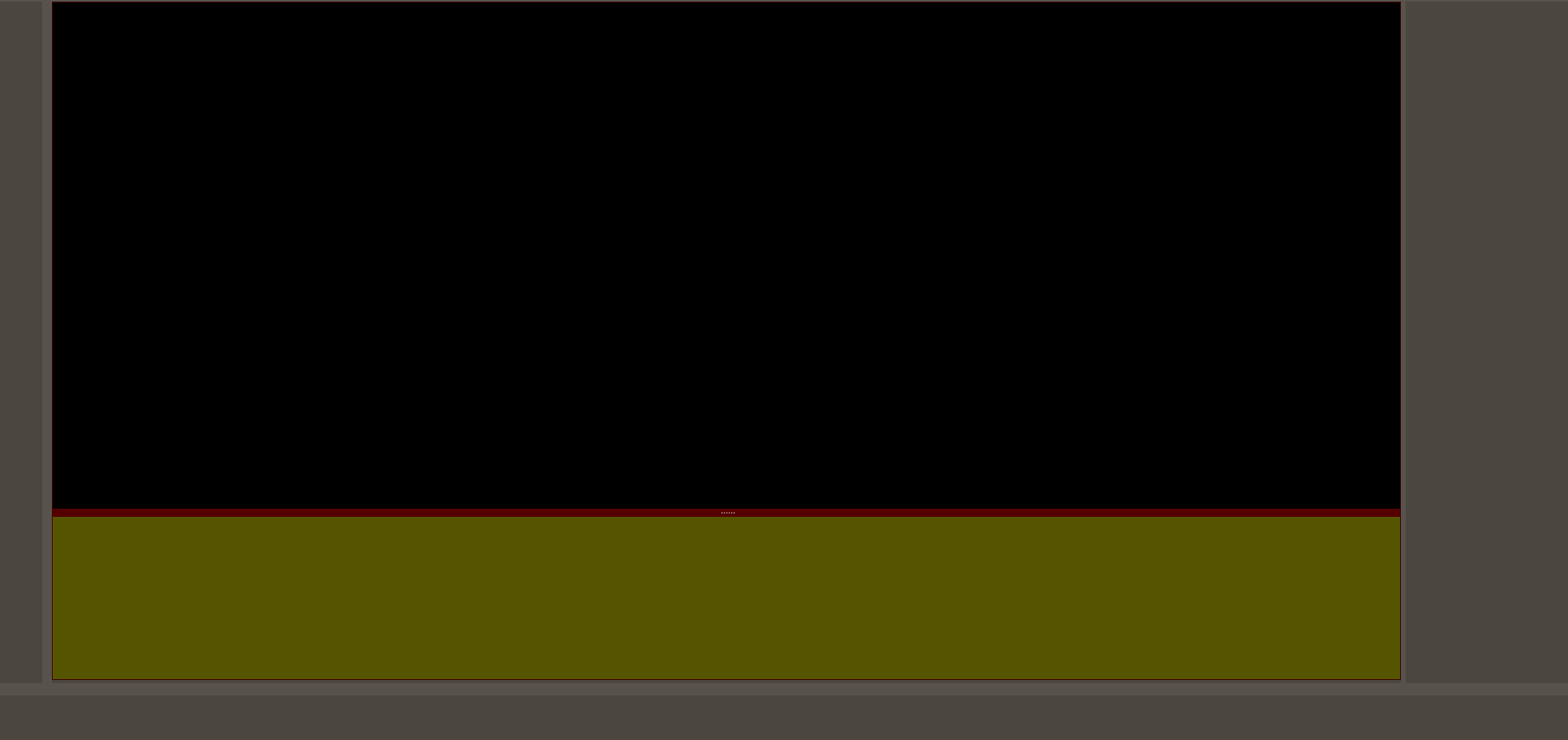
<?xml version="1.0" encoding="UTF-8"?>
<ui version="4.0">
 <author>Pho Hale</author>
 <class>RootWidget</class>
 <widget class="QWidget" name="RootWidget">
  <property name="geometry">
   <rect>
    <x>0</x>
    <y>0</y>
    <width>1933</width>
    <height>912</height>
   </rect>
  </property>
  <property name="windowTitle">
   <string>Spike 3D Raster Window</string>
  </property>
  <property name="windowIcon">
   <iconset resource="../../../Resources/GuiResources.qrc">
    <normaloff>:/Icons/Icons/SpikeRaster3DIcon.ico</normaloff>:/Icons/Icons/SpikeRaster3DIcon.ico</iconset>
  </property>
  <property name="styleSheet">
   <string notr="true">background-color: rgb(71, 58, 46);
border-color: rgb(207, 207, 207);
background-color: rgba(71, 65, 60, 180);
color: rgb(244, 244, 244);
border-color: rgb(0, 0, 0);</string>
  </property>
  <layout class="QGridLayout" name="gridLayout" rowstretch="1,0,0,0">
   <property name="leftMargin">
    <number>0</number>
   </property>
   <property name="topMargin">
    <number>2</number>
   </property>
   <property name="rightMargin">
    <number>0</number>
   </property>
   <property name="bottomMargin">
    <number>0</number>
   </property>
   <property name="verticalSpacing">
    <number>0</number>
   </property>
   <item row="3" column="0" colspan="4">
    <widget class="Spike3DRasterBottomPlaybackControlBar" name="bottomPlaybackControlBarWidget" native="true">
     <property name="sizePolicy">
      <sizepolicy hsizetype="Preferred" vsizetype="Fixed">
       <horstretch>0</horstretch>
       <verstretch>0</verstretch>
      </sizepolicy>
     </property>
     <property name="minimumSize">
      <size>
       <width>0</width>
       <height>70</height>
      </size>
     </property>
     <property name="maximumSize">
      <size>
       <width>16777215</width>
       <height>40</height>
      </size>
     </property>
     <property name="baseSize">
      <size>
       <width>0</width>
       <height>40</height>
      </size>
     </property>
    </widget>
   </item>
   <item row="0" column="2" rowspan="3">
    <widget class="QFrame" name="mainContentFrame">
     <property name="sizePolicy">
      <sizepolicy hsizetype="Expanding" vsizetype="Expanding">
       <horstretch>1</horstretch>
       <verstretch>1</verstretch>
      </sizepolicy>
     </property>
     <layout class="QGridLayout" name="gridLayout_2" rowstretch="0" columnstretch="0">
      <property name="leftMargin">
       <number>0</number>
      </property>
      <property name="topMargin">
       <number>0</number>
      </property>
      <property name="rightMargin">
       <number>0</number>
      </property>
      <property name="bottomMargin">
       <number>4</number>
      </property>
      <property name="spacing">
       <number>0</number>
      </property>
      <item row="0" column="0">
       <widget class="QSplitter" name="splitter">
        <property name="sizePolicy">
         <sizepolicy hsizetype="Expanding" vsizetype="Expanding">
          <horstretch>1</horstretch>
          <verstretch>1</verstretch>
         </sizepolicy>
        </property>
        <property name="styleSheet">
         <string notr="true">background-color: rgb(85, 0, 0);
</string>
        </property>
        <property name="frameShape">
         <enum>QFrame::StyledPanel</enum>
        </property>
        <property name="frameShadow">
         <enum>QFrame::Plain</enum>
        </property>
        <property name="orientation">
         <enum>Qt::Vertical</enum>
        </property>
        <property name="handleWidth">
         <number>10</number>
        </property>
        <widget class="QWidget" name="mainSpike3DRasterWidget" native="true">
         <property name="sizePolicy">
          <sizepolicy hsizetype="Preferred" vsizetype="Expanding">
           <horstretch>0</horstretch>
           <verstretch>1</verstretch>
          </sizepolicy>
         </property>
         <property name="minimumSize">
          <size>
           <width>0</width>
           <height>500</height>
          </size>
         </property>
         <property name="baseSize">
          <size>
           <width>0</width>
           <height>800</height>
          </size>
         </property>
         <property name="styleSheet">
          <string notr="true">background-color: rgb(0, 0, 0);</string>
         </property>
        </widget>
        <widget class="QWidget" name="secondarySpikeRasterControlWidget" native="true">
         <property name="minimumSize">
          <size>
           <width>0</width>
           <height>200</height>
          </size>
         </property>
         <property name="baseSize">
          <size>
           <width>0</width>
           <height>200</height>
          </size>
         </property>
         <property name="styleSheet">
          <string notr="true">background-color:rgb(85, 85, 0);</string>
         </property>
        </widget>
       </widget>
      </item>
     </layout>
    </widget>
   </item>
   <item row="0" column="0" rowspan="3">
    <widget class="Spike3DRasterLeftSidebarControlBar" name="leftSideToolbarWidget" native="true">
     <property name="minimumSize">
      <size>
       <width>52</width>
       <height>768</height>
      </size>
     </property>
     <property name="maximumSize">
      <size>
       <width>60</width>
       <height>16777215</height>
      </size>
     </property>
     <property name="baseSize">
      <size>
       <width>52</width>
       <height>1040</height>
      </size>
     </property>
    </widget>
   </item>
   <item row="0" column="3" rowspan="3">
    <widget class="Spike3DRasterRightSidebarWidget" name="rightSideContainerWidget" native="true">
     <property name="enabled">
      <bool>false</bool>
     </property>
     <property name="sizePolicy">
      <sizepolicy hsizetype="Preferred" vsizetype="Expanding">
       <horstretch>0</horstretch>
       <verstretch>0</verstretch>
      </sizepolicy>
     </property>
     <property name="minimumSize">
      <size>
       <width>200</width>
       <height>0</height>
      </size>
     </property>
    </widget>
   </item>
  </layout>
  <action name="actionConnect">
   <property name="text">
    <string>Connect</string>
   </property>
   <property name="toolTip">
    <string>Connect this window's timeline to another window</string>
   </property>
  </action>
 </widget>
 <customwidgets>
  <customwidget>
   <class>Spike3DRasterBottomPlaybackControlBar</class>
   <extends>QWidget</extends>
   <header location="global">pyphoplacecellanalysis.GUI.Qt.PlaybackControls.Spike3DRasterBottomPlaybackControlBarWidget</header>
   <container>1</container>
  </customwidget>
  <customwidget>
   <class>Spike3DRasterLeftSidebarControlBar</class>
   <extends>QWidget</extends>
   <header location="global">pyphoplacecellanalysis.GUI.Qt.ZoomAndNavigationSidebarControls.Spike3DRasterLeftSidebarControlBarWidget</header>
   <container>1</container>
  </customwidget>
  <customwidget>
   <class>Spike3DRasterRightSidebarWidget</class>
   <extends>QWidget</extends>
   <header location="global">pyphoplacecellanalysis.GUI.Qt.ZoomAndNavigationSidebarControls.Spike3DRasterRightSidebarWidget</header>
   <container>1</container>
  </customwidget>
 </customwidgets>
 <resources>
  <include location="../../../Resources/GuiResources.qrc"/>
 </resources>
 <connections/>
</ui>
